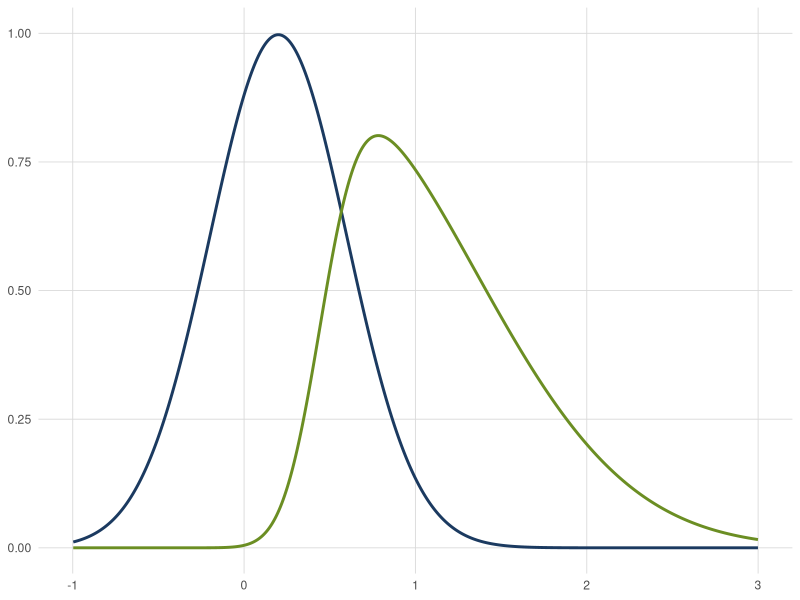

Reproduce this figure in R.
library(ggplot2)
library(sn)

# Parametri
x <- seq(-4, 4, length.out = 1000)
mu1 <- 0.2
mu2 <- 0.45

# Curve: normale simmetrica e skew normale
y1 <- dnorm(x, mean = mu1, sd = 0.40)
y2 <- dsn(x, xi = mu2, omega = 0.9, alpha = 5)

# Unico data.frame con colonna "group"
df <- data.frame(
  x = rep(x, 2),
  density = c(y1, y2),
  group = factor(rep(c("Plausible effect size", "SESOI"), each = length(x)))
)

# Plot unico
ggplot(df, aes(x = x, y = density, color = group)) +
  geom_line(size = 1) +
  labs(title = NULL, x = NULL, y = NULL) +
  scale_x_continuous(breaks = seq(-4, 4, by = 1), limits = c(-1, 3)) +
  scale_y_continuous(limits = c(0, 1)) +
  scale_color_manual(values = c("#1b3a60", "#6b8e23")) +
  theme_minimal() +
  theme(
    panel.grid.minor = element_blank(),
    panel.grid.major = element_line(color = "gray85", size = 0.3),
    legend.position = "none"
  )
